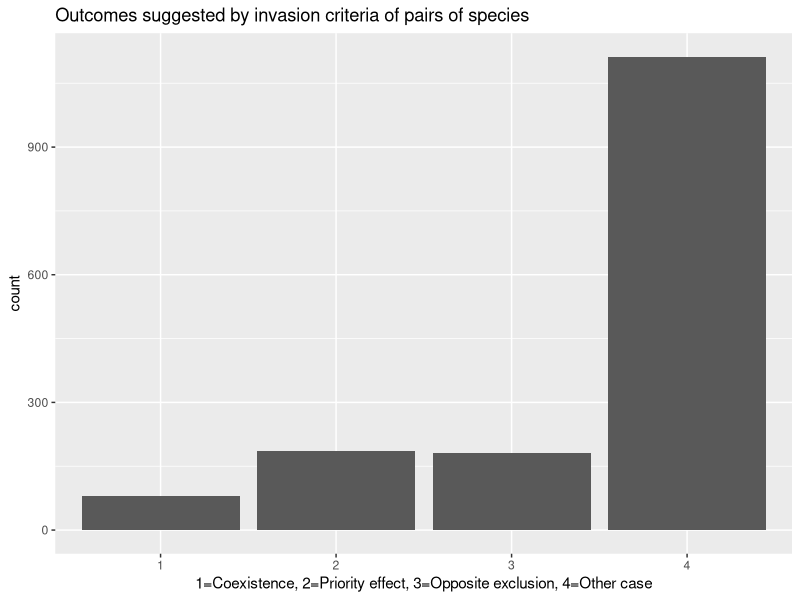
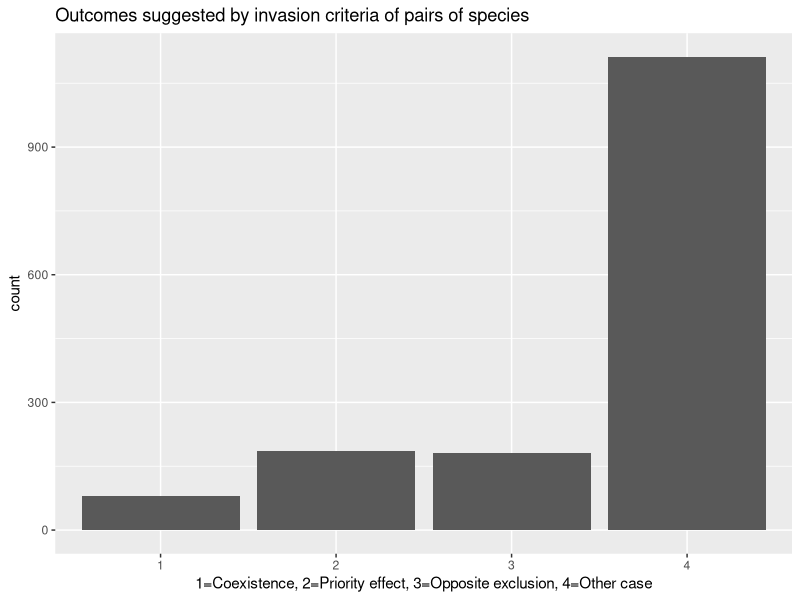

Reproduce these figures in R, in order.
### Script to compute the pairwise interaction of species in the case where we permute the competition coefficient initially built to promote pairwise opposite exclusion
## 19/11/2020

library("ggplot2")
invasion_score <- function(parameter){
  pi01=parameter[1]
  pi02=parameter[2]
  gamma1=parameter[3]
  gamma2=parameter[4]
  phi1=parameter[5]
  phi2=parameter[6]
  s1a=parameter[7]
  s2a=parameter[8]
  alpha11=parameter[9]
  alpha12=parameter[10]
  alpha21=parameter[11]
  alpha22=parameter[12]
  beta11=parameter[13]
  beta12=parameter[14]
  beta21=parameter[15]
  beta22=parameter[16]
  
  scrit1j <- (1-s1a)/((1-gamma1)*(1-s1a)+pi01*gamma1)
  scrit2j <- (1-s2a)/((1-gamma2)*(1-s2a)+pi02*gamma2)
  
  f1<-(1/(gamma1*phi1))*(1-s1a)*(1-phi1+gamma1*phi1)
  f2<-(1/(gamma2*phi2))*(1-s2a)*(1-phi2+gamma2*phi2)
  
  Rs1<-phi1/scrit1j-1
  Rs2<-phi2/scrit2j-1
  
  Rf1<-(pi01/f1)-1
  Rf2<-(pi02/f2)-1
  
  
  Inv1<-(Rf1/Rf2)*(alpha22/alpha12)
  Inv2<-(Rf2/Rf1)*(alpha11/alpha21)
  Inv3<-(Rs1/Rs2)*(beta22/beta12)
  Inv4<-(Rs2/Rs1)*(beta11/beta21)
  
  return(list("Ralpha1"=Inv1,"Ralpha2"=Inv2,"Rbeta1"=Inv3,"Rbeta2"=Inv4))
}
param <- read.csv("param_vital_rates.csv")
alpha <- as.matrix(read.table("matrix_alpha.csv", sep=" "))
beta <- as.matrix(read.table("matrix_beta.csv", sep=" "))
S=40

liste_beta_permu <- sample(beta[which(lower.tri(beta) | upper.tri(beta))], length(beta[which(lower.tri(beta) | upper.tri(beta))]))  ## Recup tous les coef beta qui ne sont pas sur la diag et permute
liste_alpha_permu <- sample(alpha[which(lower.tri(alpha) | upper.tri(alpha))], length(alpha[which(lower.tri(alpha) | upper.tri(alpha))]))## Recup tous les coef beta qui ne sont pas sur la diag et permute
beta_permu <- beta 
alpha_permu <- alpha
c=1
for (i in 1:S){
  for (j in 1:S){
    if (i!=j){
      beta_permu[i,j] <- liste_beta_permu[c]
      alpha_permu[i,j] <- liste_alpha_permu[c]
      c=c+1
    }
  }
}


test_inv_score = c()
for (i in 1:S){
  for (j in 1:S){
    if (i != j){
      inv_sc = invasion_score(c(param[i,1],param[j,1], param[i,2],param[j,2],param[i,3],param[j,3],param[i,4],param[j,4],alpha_permu[i,i],alpha_permu[j,i],alpha_permu[i,j],alpha_permu[j,j],beta_permu[i,i],beta_permu[j,i],beta_permu[i,j],beta_permu[j,j]))
      if (inv_sc[[1]]>1 & inv_sc[[2]]>1 & inv_sc[[3]]>1 & inv_sc[[4]]>1){ # 1 = coexistence classique
        test_inv_score <- c(test_inv_score, 1)
      }else if(inv_sc[[1]]>1 & inv_sc[[2]]>1 & inv_sc[[3]]<1 & inv_sc[[4]]<1 | inv_sc[[1]]<1 & inv_sc[[2]]<1 & inv_sc[[3]]>1 & inv_sc[[4]]>1){
        test_inv_score <- c(test_inv_score, 2) # priority effect
      }else if(inv_sc[[1]]>1 & inv_sc[[2]]<1 & inv_sc[[3]]<1 & inv_sc[[4]]>1 | inv_sc[[1]]<1 & inv_sc[[2]]>1 & inv_sc[[3]]>1 & inv_sc[[4]]<1){
        test_inv_score <- c(test_inv_score, 3) # coexistence opposite hierarchy
      }else{
        test_inv_score <- c(test_inv_score, 4) ## other cases
      }
    }
  }
}
test_inv_score <- as.factor(test_inv_score)

cairo_pdf("pairwise_opposite_exclusion_permuted.pdf")
ggplot(data.frame(test_inv_score), aes(x=test_inv_score)) +
  geom_bar()+
  xlab("1=Coexistence, 2=Priority effect, 3=Opposite exclusion, 4=Other case")+
  labs(title="Outcomes suggested by invasion criteria of pairs of species")
dev.off()
  
cairo_ps("pairwise_opposite_exclusion_permuted.eps")
ggplot(data.frame(test_inv_score), aes(x=test_inv_score)) +
  geom_bar()+
  xlab("1=Coexistence, 2=Priority effect, 3=Opposite exclusion, 4=Other case")+
  labs(title="Outcomes suggested by invasion criteria of pairs of species")
dev.off()